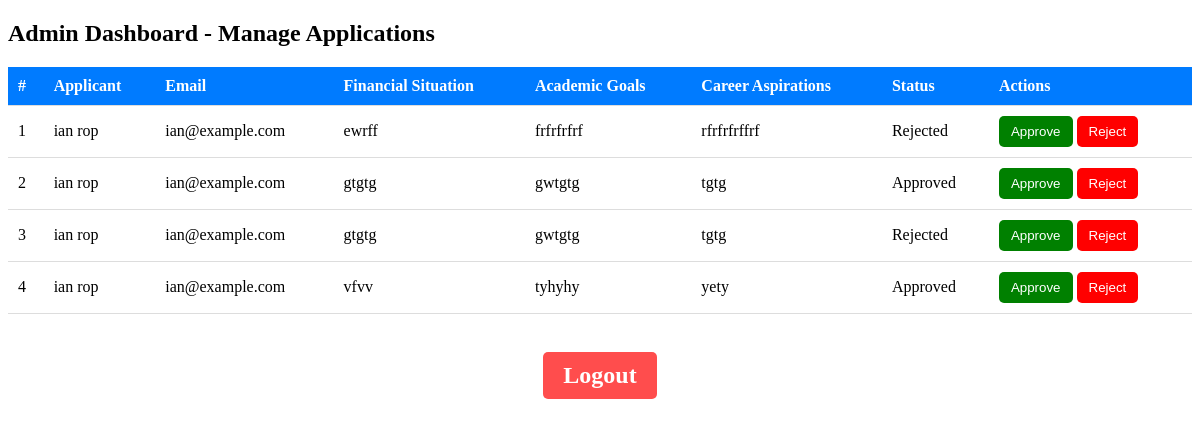
The page /admin_dashboard.php (signed in) on the database its author committed.
### tables this page shows
CREATE TABLE `bursary_applications` (
  `id` int(11) NOT NULL,
  `user_id` int(11) NOT NULL,
  `financial_situation` text NOT NULL,
  `funding_sources` text NOT NULL,
  `bursary_impact` text NOT NULL,
  `academic_achievements` text NOT NULL,
  `academic_challenges` text NOT NULL,
  `academic_goals` text NOT NULL,
  `personal_circumstances` text NOT NULL,
  `study_balance` text NOT NULL,
  `support_systems` text NOT NULL,
  `career_aspirations` text NOT NULL,
  `community_contribution` text NOT NULL,
  `skills_experiences` text NOT NULL,
  `motivation` text NOT NULL,
  `resilience_example` text NOT NULL,
  `engagement_plan` text NOT NULL,
  `extracurriculars` text NOT NULL,
  `unique_qualities` text NOT NULL,
  `additional_info` text NOT NULL,
  `submission_date` timestamp NOT NULL DEFAULT current_timestamp(),
  `status` varchar(20) DEFAULT 'Pending'
);

CREATE TABLE `users` (
  `id` int(11) NOT NULL,
  `fullname` varchar(255) NOT NULL,
  `email` varchar(255) NOT NULL,
  `password` varchar(255) NOT NULL,
  `created_at` timestamp NOT NULL DEFAULT current_timestamp(),
  `application_status` enum('Pending','Approved','Rejected') DEFAULT 'Pending',
  `profile_picture` varchar(255) DEFAULT NULL,
  `is_admin` tinyint(1) DEFAULT 0
);

### admin_dashboard.php (the view, shortened to what this page needs)
<?php
include 'db_connect.php';
$sql = "SELECT b.id, b.financial_situation, b.academic_goals, b.career_aspirations, b.status, u.fullname, u.email
        FROM bursary_applications b
        JOIN users u ON b.user_id = u.id";
$result = $conn->query($sql);
?>
<!DOCTYPE html>
<html lang="en">
<head>
</head>
<body>
    <div class="container">
        <h2>Admin Dashboard - Manage Applications</h2>
        <?php if ($result->num_rows > 0) : ?>
            <table>
                <tr>
                    <th>#</th>
                    <th>Applicant</th>
                    <th>Email</th>
                    <th>Financial Situation</th>
                    <th>Academic Goals</th>
                    <th>Career Aspirations</th>
                    <th>Status</th>
                    <th>Actions</th>
                </tr>
                <?php $count = 1; ?>
                <?php while ($row = $result->fetch_assoc()) : ?>
                    <tr>
                        <td><?php echo $count++; ?></td>
                        <td><?php echo htmlspecialchars($row["fullname"]); ?></td>
                        <td><?php echo htmlspecialchars($row["email"]); ?></td>
                        <td><?php echo htmlspecialchars($row["financial_situation"]); ?></td>
                        <td><?php echo htmlspecialchars($row["academic_goals"]); ?></td>
                        <td><?php echo htmlspecialchars($row["career_aspirations"]); ?></td>
                        <td class="status <?php echo strtolower($row["status"]); ?>">
                            <?php echo htmlspecialchars($row["status"]); ?>
                        </td>
                        <td>
                            <form action="update_application_status.php" method="POST">
                                <button type="submit" name="action" value="approve" class="btn approve">Approve</button>
                                <button type="submit" name="action" value="reject" class="btn reject">Reject</button>
                            </form>
                        </td>
                    </tr>
                <?php endwhile; ?>
            </table>
        <?php else : ?>
            <p class="no-applications">No bursary applications found.</p>
        <?php endif; ?>
        <div class="actions">
            <a href="logout.php" class="btn logout">Logout</a>
        </div>
    </div>
    <div class="admin-header">
    <a href="logout.php" class="logout-btn">Logout</a>
</div>
</body>
</html>

### admin_dashboard.php (style rules this page uses)
.admin-header { text-align: center; font-size: 24px; font-weight: bold; margin-bottom: 20px; }
table { width: 100%; border-collapse: collapse; margin-top: 10px; }
th, td { padding: 10px; text-align: left; border-bottom: 1px solid #ddd; }
th { background: #007BFF; color: white; }
.btn { padding: 8px 12px; border: none; cursor: pointer; border-radius: 5px; color: white; }
.btn.approve { background: green; }
.btn.reject { background: red; }
.logout-btn { display: block; width: fit-content; padding: 10px 20px; background-color: #ff4d4d; color: white; text-decoration: none; border-radius: 5px; font-weight: bold; text-align: center; margin: 20px auto; }

### rows shown on the page
bursary_applications: user.fullname "ian rop", user.email "ian@example.com", financial_situation "ewrff", academic_goals "frfrfrfrf", career_aspirations "rfrfrfrffrf", status "Rejected"
bursary_applications: user.fullname "ian rop", user.email "ian@example.com", financial_situation "gtgtg", academic_goals "gwtgtg", career_aspirations "tgtg", status "Approved"
bursary_applications: user.fullname "ian rop", user.email "ian@example.com", financial_situation "gtgtg", academic_goals "gwtgtg", career_aspirations "tgtg", status "Rejected"
bursary_applications: user.fullname "ian rop", user.email "ian@example.com", financial_situation "vfvv", academic_goals "tyhyhy", career_aspirations "yety", status "Approved"
